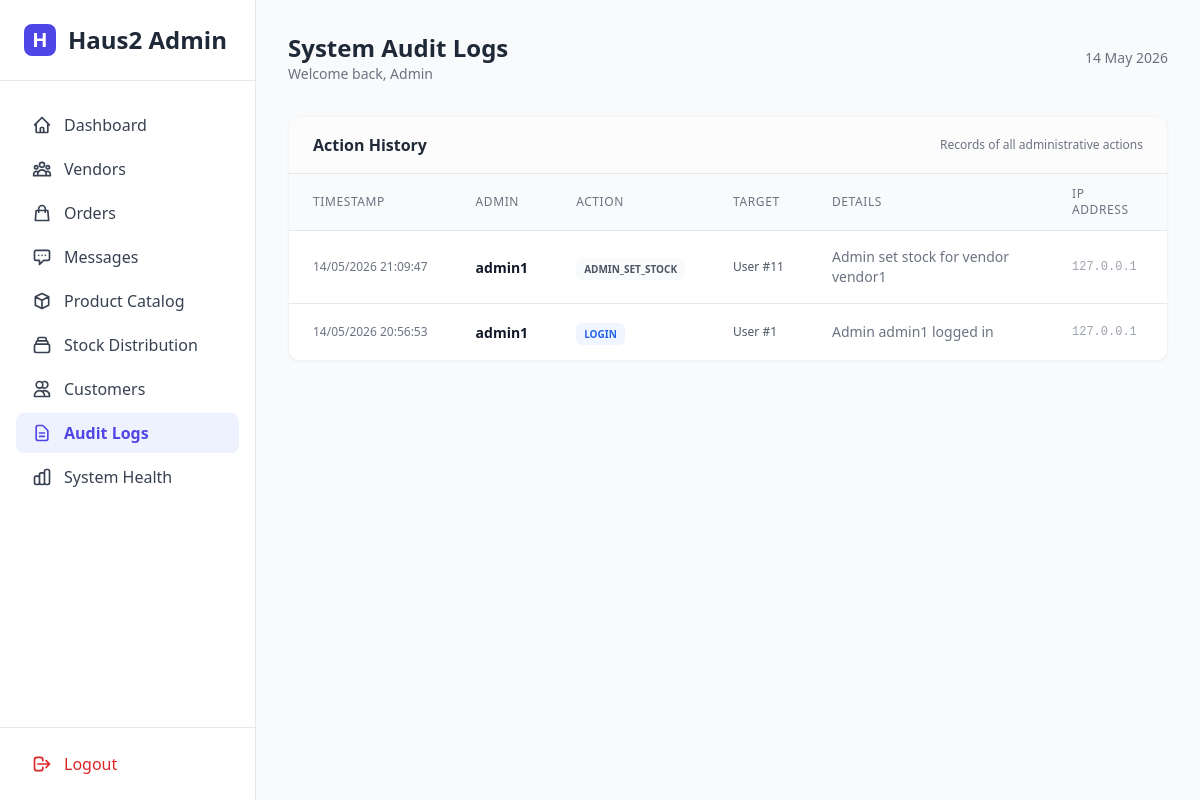
Page /web-admin/logs (signed in) on the committed database.
### app/models.py (models this page shows, shortened)
class AuditLog(db.Model, SerializerMixin):
    __tablename__ = 'audit_logs'
    id = db.Column(db.Integer, primary_key=True)
    user_id = db.Column(db.Integer, db.ForeignKey(USERS_ID_FK), nullable=True) # Who performed the action
    action = db.Column(db.String(100), nullable=False) # e.g., 'APPROVE_VENDOR', 'DELETE_PRODUCT'
    target_type = db.Column(db.String(50), nullable=True) # e.g., 'User', 'Product'
    target_id = db.Column(db.Integer, nullable=True)
    details = db.Column(db.Text, nullable=True) # JSON or string details
    ip_address = db.Column(db.String(45), nullable=True)
    created_at = db.Column(db.DateTime, default=lambda: datetime.now(timezone.utc))
    user = db.relationship('User', backref=db.backref('audit_logs', lazy=True))

class User(db.Model, SerializerMixin):
    __tablename__ = 'users'
    id = db.Column(db.Integer, primary_key=True)
    username = db.Column(db.String(80), unique=True, nullable=False)
    password_hash = db.Column(db.String(128), nullable=False)
    role = db.Column(db.String(20), nullable=False) # admin, vendor, customer
    is_verified = db.Column(db.Boolean, default=False) # For Vendor KYC
    ktp_image_url = db.Column(db.String(255), nullable=True)
    store_image_url = db.Column(db.String(255), nullable=True)
    failed_login_attempts = db.Column(db.Integer, default=0)
    locked_until = db.Column(db.DateTime, nullable=True)
    latitude = db.Column(db.Float, nullable=True)
    longitude = db.Column(db.Float, nullable=True)
    is_active = db.Column(db.Boolean, default=True) # Toggle for vendors
    fcm_token = db.Column(db.String(255), nullable=True)
    created_at = db.Column(db.DateTime, default=lambda: datetime.now(timezone.utc))
    serialize_only = ('id', 'username', 'role', 'is_verified', 'latitude', 'longitude', 'is_active', 'created_at')

### app/web_admin.py (the view)
@web_admin_bp.route('/logs', methods=['GET'])
def logs():
    if 'admin_id' not in session:
        return redirect(url_for(LOGIN_ROUTE))
    all_logs = AuditLog.query.order_by(AuditLog.created_at.desc()).all()
    return render_template('admin/logs.html', logs=all_logs)

### app/web_admin.py (called while the page is built)
@web_admin_bp.context_processor
def inject_globals():
    try:
        pending_vendors = User.query.filter_by(role='vendor', is_verified=False).count()
        unread_messages = 0
        admin_id = session.get('admin_id')
        if admin_id:
            unread_messages = ChatMessage.query.filter_by(receiver_id=admin_id, is_read=False).count()
        return {
            'now': datetime.now(timezone.utc),
            'pending_vendor_count': pending_vendors,
            'unread_msg_count': unread_messages
        }
    except:
        return {'now': datetime.now(), 'pending_vendor_count': 0, 'unread_msg_count': 0}

### app/templates/admin/logs.html (shortened to what this page needs)
{% extends 'base.html' %}
{% block header_title %}System Audit Logs{% endblock %}
{% block content %}
<div class="bg-white rounded-xl shadow-sm border border-gray-100 overflow-hidden">
    <div class="px-6 py-4 border-b bg-gray-50/50 flex justify-between items-center">
        <h3 class="font-bold text-gray-800">Action History</h3>
        <span class="text-xs text-gray-500">Records of all administrative actions</span>
    </div>
    <div class="overflow-x-auto">
        <table class="min-w-full divide-y divide-gray-200">
            <thead class="bg-gray-50">
                <tr>
                    <th class="px-6 py-3 text-left text-xs font-medium text-gray-500 uppercase tracking-wider">Timestamp</th>
                    <th class="px-6 py-3 text-left text-xs font-medium text-gray-500 uppercase tracking-wider">Admin</th>
                    <th class="px-6 py-3 text-left text-xs font-medium text-gray-500 uppercase tracking-wider">Action</th>
                    <th class="px-6 py-3 text-left text-xs font-medium text-gray-500 uppercase tracking-wider">Target</th>
                    <th class="px-6 py-3 text-left text-xs font-medium text-gray-500 uppercase tracking-wider">Details</th>
                    <th class="px-6 py-3 text-left text-xs font-medium text-gray-500 uppercase tracking-wider">IP Address</th>
                </tr>
            </thead>
            <tbody class="bg-white divide-y divide-gray-200">
                {% for log in logs %}
                <tr class="hover:bg-gray-50 transition-colors">
                    <td class="px-6 py-4 whitespace-nowrap text-xs text-gray-500">
                        {{ log.created_at.strftime('%d/%m/%Y %H:%M:%S') }}
                    </td>
                    <td class="px-6 py-4 whitespace-nowrap">
                        <span class="text-sm font-bold text-gray-900">{{ log.user.username if log.user else 'System' }}</span>
                    </td>
                    <td class="px-6 py-4 whitespace-nowrap">
                        {% set action_colors = {
                            'LOGIN': 'text-blue-600 bg-blue-50',
                            'CREATE_PRODUCT': 'text-green-600 bg-green-50',
                            'DELETE_PRODUCT': 'text-red-600 bg-red-50',
                            'APPROVE_VENDOR': 'text-indigo-600 bg-indigo-50',
                            'REJECT_VENDOR': 'text-orange-600 bg-orange-50'
                        } %}
                        <span class="px-2 py-1 text-[10px] font-black rounded-md {{ action_colors.get(log.action, 'text-gray-600 bg-gray-50') }}">
                            {{ log.action }}
                        </span>
                    </td>
                    <td class="px-6 py-4 whitespace-nowrap text-xs text-gray-600">
                        {{ log.target_type }} #{{ log.target_id if log.target_id else '-' }}
                    </td>
                    <td class="px-6 py-4 text-sm text-gray-500">
                        {{ log.details }}
                    </td>
                    <td class="px-6 py-4 whitespace-nowrap text-xs font-mono text-gray-400">
                        {{ log.ip_address }}
                    </td>
                </tr>
                {% else %}
                <tr>
                    <td colspan="6" class="px-6 py-12 text-center text-gray-500 italic">
                        No audit logs found.
                    </td>
                </tr>
                {% endfor %}
            </tbody>
        </table>
    </div>
</div>
{% endblock %}

### rows in the picture
AuditLog: created_at "14/05/2026 21:09:47", user "admin1", action "ADMIN_SET_STOCK", target_type "User", target "11", details "Admin set stock for vendor vendor1", ip_address "127.0.0.1"
AuditLog: created_at "14/05/2026 20:56:53", user "admin1", action "LOGIN", target_type "User", target "1", details "Admin admin1 logged in", ip_address "127.0.0.1"
